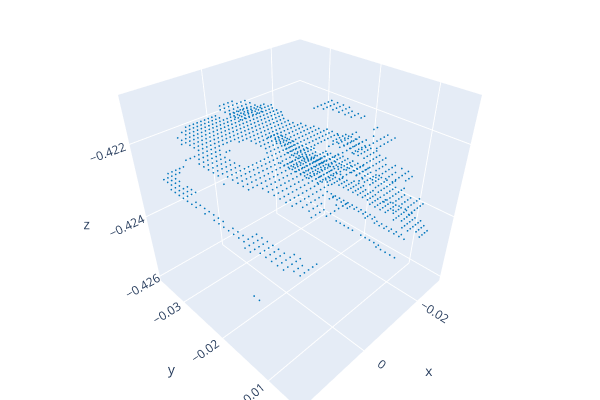

The notebook cell this image was saved under:
### Code cell
plane_model, inliers = pcd.segment_plane(
    distance_threshold=0.006,
    ransac_n=5,
    num_iterations=500
)

pcd_plane = pcd.select_by_index(inliers)

o3d.visualization.draw_plotly([pcd_plane], window_name = "2. Segmented PCD")

### Figure 1 — Plotly figure (JSON) as saved in the notebook; plotly's stock layout.template omitted (floating-point values rounded to 4 significant figures; data arrays with more than 128 entries replaced by an {"elided": "..."} marker saying what was removed)
{"data": [{"marker": {"color": {"elided": "1251x3 float values"}, "size": 1}, "mode": "markers", "type": "scatter3d", "x": {"elided": "1251 float values"}, "y": {"elided": "1251 float values"}, "z": {"elided": "1251 float values"}}], "layout": {"height": 400, "margin": {"b": 0, "l": 0, "r": 0, "t": 0}, "scene": {"camera": {"center": {"x": 0, "y": 0, "z": 0}, "up": {"x": 0, "y": 0, "z": 1}}}, "showlegend": false, "width": 600}}
